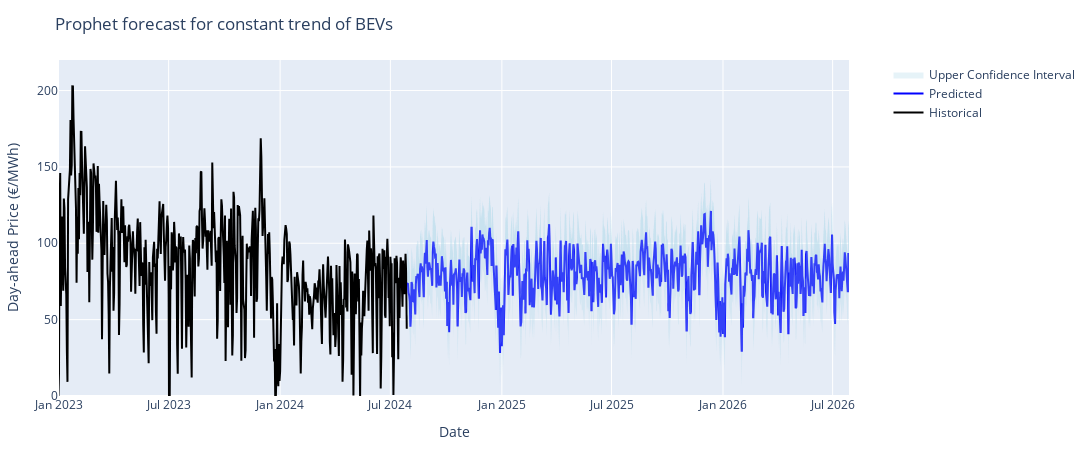

The cell this chart's notebook holds for it:
### Code cell
import pandas as pd
from prophet import Prophet
from prophet.serialize import model_from_json
import json
import plotly.graph_objs as go
import plotly.io as pio

# Load your saved Prophet model from JSON
with open('/Users/skyfano/Documents/Masterarbeit/Prediction_of_energy_prices/predictions/Prophet/prophet_model.json', 'r') as fin:
    model = model_from_json(fin.read())

# Load the data with covariates
df = pd.read_csv(f'../final_df_{CHANGE}.csv')

# Ensure the 'Date' column is in datetime format
df['Date'] = pd.to_datetime(df['Date'])

# Filter the data to include one year before the forecast start date
forecast_start_date = '2024-06-28'
one_year_earlier = pd.to_datetime(forecast_start_date) - pd.DateOffset(years=2)
historical_data = df[(df['Date'] >= one_year_earlier) &
                     (df['Date'] <= forecast_start_date)]

# Filter the data to only include rows after June 2024 for the actual forecasting
future_data = df[df['Date'] > '2024-07-28']

# Ensure the 'ds' and 'y' columns are set up for Prophet
future_data = future_data.rename(
    columns={'Date': 'ds', 'Day_ahead_price (€/MWh)': 'y'})

# Use future_data without the target 'y' for forecasting
future_covariates = future_data.drop(columns=['y'])

# Make future predictions using the loaded model
forecast = model.predict(future_covariates)

# Plot the forecasted results
# Historical data for the past year
trace_historical = go.Scatter(
    x=df['Date'],
    y=df['Day_ahead_price (€/MWh)'],
    mode='lines',
    name='Historical',
    line=dict(color='black')
)

# Forecasted results
trace_predicted = go.Scatter(
    x=forecast['ds'],
    y=forecast['yhat'],
    mode='lines',
    name='Predicted',
    line=dict(color='blue')
)

trace_upper = go.Scatter(
    x=forecast['ds'],
    y=forecast['yhat_upper'],
    mode='lines',
    name='Upper Confidence Interval',
    line=dict(color='lightblue', width=0),
    fill='tonexty',
    fillcolor='rgba(173,216,230,0.3)'
)

trace_lower = go.Scatter(
    x=forecast['ds'],
    y=forecast['yhat_lower'],
    mode='lines',
    name='Lower Confidence Interval',
    line=dict(color='lightblue', width=0),
    showlegend=False,
    fill='tonexty',
    fillcolor='rgba(173,216,230,0.3)'
)

# Create the figure and add the traces
fig = go.Figure()
fig.add_trace(trace_historical)
fig.add_trace(trace_predicted)
fig.add_trace(trace_upper)
fig.add_trace(trace_lower)

# Customize the layout
fig.update_layout(
    title=f'Prophet forecast for {CHANGE} trend of BEVs',
    xaxis_title='Date',
    yaxis_title='Day-ahead Price (€/MWh)',
    xaxis=dict(
        # Set x-axis to start at January 1, 2023
        range=['2023-01-01', forecast['ds'].max()]
    ),
    yaxis=dict(
        range=[0, 220]  # Set y-axis range with a cutoff slightly above 200
    ),
    legend=dict(x=1.05, y=1),
    margin=dict(t=60, b=20, l=20, r=20),  # Increase top margin (t) to 60
    width=1200,
    height=450
)


# Show the plot
pio.show(fig)

### Figure 1 — Plotly figure (JSON) as saved in the notebook; plotly's stock layout.template omitted (floating-point values rounded to 4 significant figures; data arrays with more than 128 entries replaced by an {"elided": "..."} marker saying what was removed)
{"data": [{"line": {"color": "black"}, "mode": "lines", "name": "Historical", "type": "scatter", "x": {"elided": "5316 str values"}, "y": {"elided": "5316 float values"}}, {"line": {"color": "blue"}, "mode": "lines", "name": "Predicted", "type": "scatter", "x": {"elided": "730 str values"}, "y": {"elided": "730 float values"}}, {"fill": "tonexty", "fillcolor": "rgba(173,216,230,0.3)", "line": {"color": "lightblue", "width": 0}, "mode": "lines", "name": "Upper Confidence Interval", "type": "scatter", "x": {"elided": "730 str values"}, "y": {"elided": "730 float values"}}, {"fill": "tonexty", "fillcolor": "rgba(173,216,230,0.3)", "line": {"color": "lightblue", "width": 0}, "mode": "lines", "name": "Lower Confidence Interval", "showlegend": false, "type": "scatter", "x": {"elided": "730 str values"}, "y": {"elided": "730 float values"}}], "layout": {"height": 450, "legend": {"x": 1.05, "y": 1}, "margin": {"b": 20, "l": 20, "r": 20, "t": 60}, "title": {"text": "Prophet forecast for constant trend of BEVs"}, "width": 1200, "xaxis": {"range": ["2023-01-01", "2026-07-28T00:00:00"], "title": {"text": "Date"}}, "yaxis": {"range": [0, 220], "title": {"text": "Day-ahead Price (€/MWh)"}}}}
